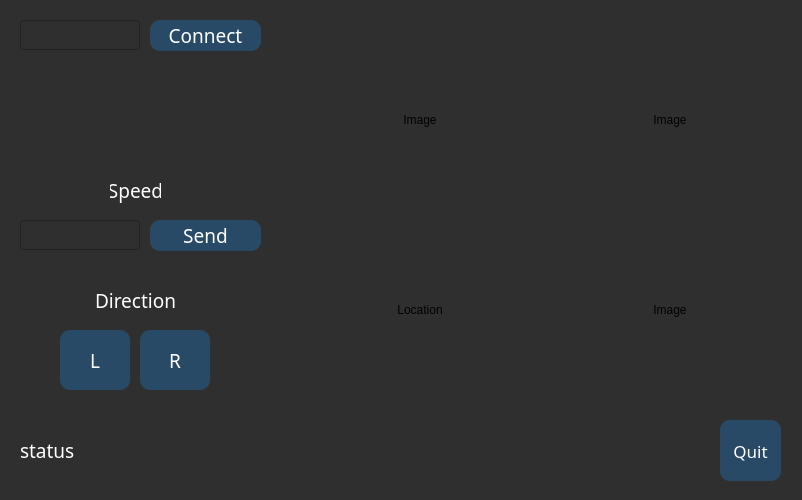
<?xml version="1.0" encoding="UTF-8"?>
<ui version="4.0">
 <class>Rober</class>
 <widget class="QMainWindow" name="Rober">
  <property name="geometry">
   <rect>
    <x>0</x>
    <y>0</y>
    <width>802</width>
    <height>500</height>
   </rect>
  </property>
  <property name="font">
   <font>
    <family>Ubuntu Mono</family>
    <pointsize>16</pointsize>
    <weight>75</weight>
    <bold>true</bold>
   </font>
  </property>
  <property name="windowTitle">
   <string>로버</string>
  </property>
  <property name="styleSheet">
   <string notr="true">background-color: rgb(47, 47, 47);</string>
  </property>
  <widget class="QWidget" name="centralwidget">
   <widget class="QPushButton" name="conButton">
    <property name="geometry">
     <rect>
      <x>150</x>
      <y>20</y>
      <width>111</width>
      <height>31</height>
     </rect>
    </property>
    <property name="font">
     <font>
      <family>Ubuntu Mono</family>
      <pointsize>14</pointsize>
      <weight>9</weight>
      <italic>false</italic>
      <bold>false</bold>
     </font>
    </property>
    <property name="autoFillBackground">
     <bool>false</bool>
    </property>
    <property name="styleSheet">
     <string notr="true">color: rgb(255, 255, 255);
background-color: rgb(40, 74, 102);
font: 75 14pt &quot;Ubuntu Mono&quot;;
border-radius: 10px;</string>
    </property>
    <property name="text">
     <string>Connect</string>
    </property>
    <property name="iconSize">
     <size>
      <width>20</width>
      <height>16</height>
     </size>
    </property>
   </widget>
   <widget class="QLabel" name="statusText">
    <property name="geometry">
     <rect>
      <x>20</x>
      <y>430</y>
      <width>681</width>
      <height>41</height>
     </rect>
    </property>
    <property name="font">
     <font>
      <family>Ubuntu Mono</family>
      <pointsize>14</pointsize>
      <weight>9</weight>
      <italic>false</italic>
      <bold>false</bold>
     </font>
    </property>
    <property name="styleSheet">
     <string notr="true">color: rgb(255, 255, 255);
font: 75 14pt &quot;Ubuntu Mono&quot;;</string>
    </property>
    <property name="text">
     <string>status</string>
    </property>
   </widget>
   <widget class="QLabel" name="statusTxt_2">
    <property name="geometry">
     <rect>
      <x>110</x>
      <y>170</y>
      <width>51</width>
      <height>41</height>
     </rect>
    </property>
    <property name="font">
     <font>
      <family>Ubuntu Mono</family>
      <pointsize>14</pointsize>
      <weight>50</weight>
      <italic>false</italic>
      <bold>false</bold>
     </font>
    </property>
    <property name="styleSheet">
     <string notr="true">color: rgb(255, 255, 255);
font: 14pt &quot;Ubuntu Mono&quot;;</string>
    </property>
    <property name="text">
     <string>Speed</string>
    </property>
    <property name="textFormat">
     <enum>Qt::AutoText</enum>
    </property>
    <property name="alignment">
     <set>Qt::AlignCenter</set>
    </property>
   </widget>
   <widget class="QLabel" name="statusTxt_3">
    <property name="geometry">
     <rect>
      <x>90</x>
      <y>280</y>
      <width>91</width>
      <height>41</height>
     </rect>
    </property>
    <property name="font">
     <font>
      <family>Ubuntu Mono</family>
      <pointsize>14</pointsize>
      <weight>50</weight>
      <italic>false</italic>
      <bold>false</bold>
     </font>
    </property>
    <property name="styleSheet">
     <string notr="true">color: rgb(255, 255, 255);
font: 14pt &quot;Ubuntu Mono&quot;;</string>
    </property>
    <property name="text">
     <string>Direction</string>
    </property>
    <property name="alignment">
     <set>Qt::AlignCenter</set>
    </property>
   </widget>
   <widget class="QPushButton" name="rightButton">
    <property name="geometry">
     <rect>
      <x>140</x>
      <y>330</y>
      <width>70</width>
      <height>60</height>
     </rect>
    </property>
    <property name="font">
     <font>
      <family>Ubuntu Mono</family>
      <pointsize>14</pointsize>
      <weight>9</weight>
      <italic>false</italic>
      <bold>false</bold>
     </font>
    </property>
    <property name="autoFillBackground">
     <bool>false</bool>
    </property>
    <property name="styleSheet">
     <string notr="true">color: rgb(255, 255, 255);
font: 75 14pt &quot;Ubuntu Mono&quot;;
background-color: rgb(40, 74, 102);
border-radius: 10px;</string>
    </property>
    <property name="text">
     <string>R</string>
    </property>
    <property name="iconSize">
     <size>
      <width>20</width>
      <height>16</height>
     </size>
    </property>
   </widget>
   <widget class="QPushButton" name="leftButton">
    <property name="geometry">
     <rect>
      <x>60</x>
      <y>330</y>
      <width>70</width>
      <height>60</height>
     </rect>
    </property>
    <property name="font">
     <font>
      <family>Ubuntu Mono</family>
      <pointsize>14</pointsize>
      <weight>9</weight>
      <italic>false</italic>
      <bold>false</bold>
     </font>
    </property>
    <property name="autoFillBackground">
     <bool>false</bool>
    </property>
    <property name="styleSheet">
     <string notr="true">color: rgb(255, 255, 255);
font: 75 14pt &quot;Ubuntu Mono&quot;;
background-color: rgb(40, 74, 102);
border-radius: 10px;</string>
    </property>
    <property name="text">
     <string>L</string>
    </property>
    <property name="iconSize">
     <size>
      <width>20</width>
      <height>16</height>
     </size>
    </property>
   </widget>
   <widget class="QLineEdit" name="speedText">
    <property name="geometry">
     <rect>
      <x>20</x>
      <y>220</y>
      <width>120</width>
      <height>30</height>
     </rect>
    </property>
    <property name="styleSheet">
     <string notr="true">color: rgb(255, 255, 255);
font: 14pt &quot;Ubuntu Mono&quot;;</string>
    </property>
   </widget>
   <widget class="QLineEdit" name="portText">
    <property name="geometry">
     <rect>
      <x>20</x>
      <y>20</y>
      <width>120</width>
      <height>30</height>
     </rect>
    </property>
    <property name="styleSheet">
     <string notr="true">color: rgb(255, 255, 255);
font: 14pt &quot;Ubuntu Mono&quot;;</string>
    </property>
   </widget>
   <widget class="QPushButton" name="quitButton">
    <property name="geometry">
     <rect>
      <x>720</x>
      <y>420</y>
      <width>61</width>
      <height>61</height>
     </rect>
    </property>
    <property name="font">
     <font>
      <family>Ubuntu Mono</family>
      <pointsize>13</pointsize>
      <weight>9</weight>
      <italic>false</italic>
      <bold>false</bold>
     </font>
    </property>
    <property name="autoFillBackground">
     <bool>false</bool>
    </property>
    <property name="styleSheet">
     <string notr="true">color: rgb(255, 255, 255);
font: 75 13pt &quot;Ubuntu Mono&quot;;
background-color: rgb(40, 74, 102);
border-radius: 10px;</string>
    </property>
    <property name="text">
     <string>Quit</string>
    </property>
    <property name="iconSize">
     <size>
      <width>20</width>
      <height>16</height>
     </size>
    </property>
   </widget>
   <widget class="QPushButton" name="sendButton">
    <property name="geometry">
     <rect>
      <x>150</x>
      <y>220</y>
      <width>111</width>
      <height>31</height>
     </rect>
    </property>
    <property name="font">
     <font>
      <family>Ubuntu Mono</family>
      <pointsize>14</pointsize>
      <weight>9</weight>
      <italic>false</italic>
      <bold>false</bold>
     </font>
    </property>
    <property name="autoFillBackground">
     <bool>false</bool>
    </property>
    <property name="styleSheet">
     <string notr="true">color: rgb(255, 255, 255);
font: 75 14pt &quot;Ubuntu Mono&quot;;
background-color: rgb(40, 74, 102);
border-radius: 10px;</string>
    </property>
    <property name="text">
     <string>Send</string>
    </property>
    <property name="iconSize">
     <size>
      <width>20</width>
      <height>16</height>
     </size>
    </property>
   </widget>
   <widget class="QLabel" name="imgLabel">
    <property name="geometry">
     <rect>
      <x>300</x>
      <y>30</y>
      <width>240</width>
      <height>180</height>
     </rect>
    </property>
    <property name="text">
     <string>Image</string>
    </property>
    <property name="alignment">
     <set>Qt::AlignCenter</set>
    </property>
   </widget>
   <widget class="QLabel" name="imgLabel3">
    <property name="geometry">
     <rect>
      <x>550</x>
      <y>220</y>
      <width>240</width>
      <height>180</height>
     </rect>
    </property>
    <property name="text">
     <string>Image</string>
    </property>
    <property name="alignment">
     <set>Qt::AlignCenter</set>
    </property>
   </widget>
   <widget class="QLabel" name="imgLabel2">
    <property name="geometry">
     <rect>
      <x>550</x>
      <y>30</y>
      <width>240</width>
      <height>180</height>
     </rect>
    </property>
    <property name="text">
     <string>Image</string>
    </property>
    <property name="alignment">
     <set>Qt::AlignCenter</set>
    </property>
   </widget>
   <widget class="QLabel" name="locLabel">
    <property name="geometry">
     <rect>
      <x>300</x>
      <y>220</y>
      <width>240</width>
      <height>180</height>
     </rect>
    </property>
    <property name="text">
     <string>Location</string>
    </property>
    <property name="alignment">
     <set>Qt::AlignCenter</set>
    </property>
   </widget>
  </widget>
 </widget>
 <resources/>
 <connections/>
</ui>
